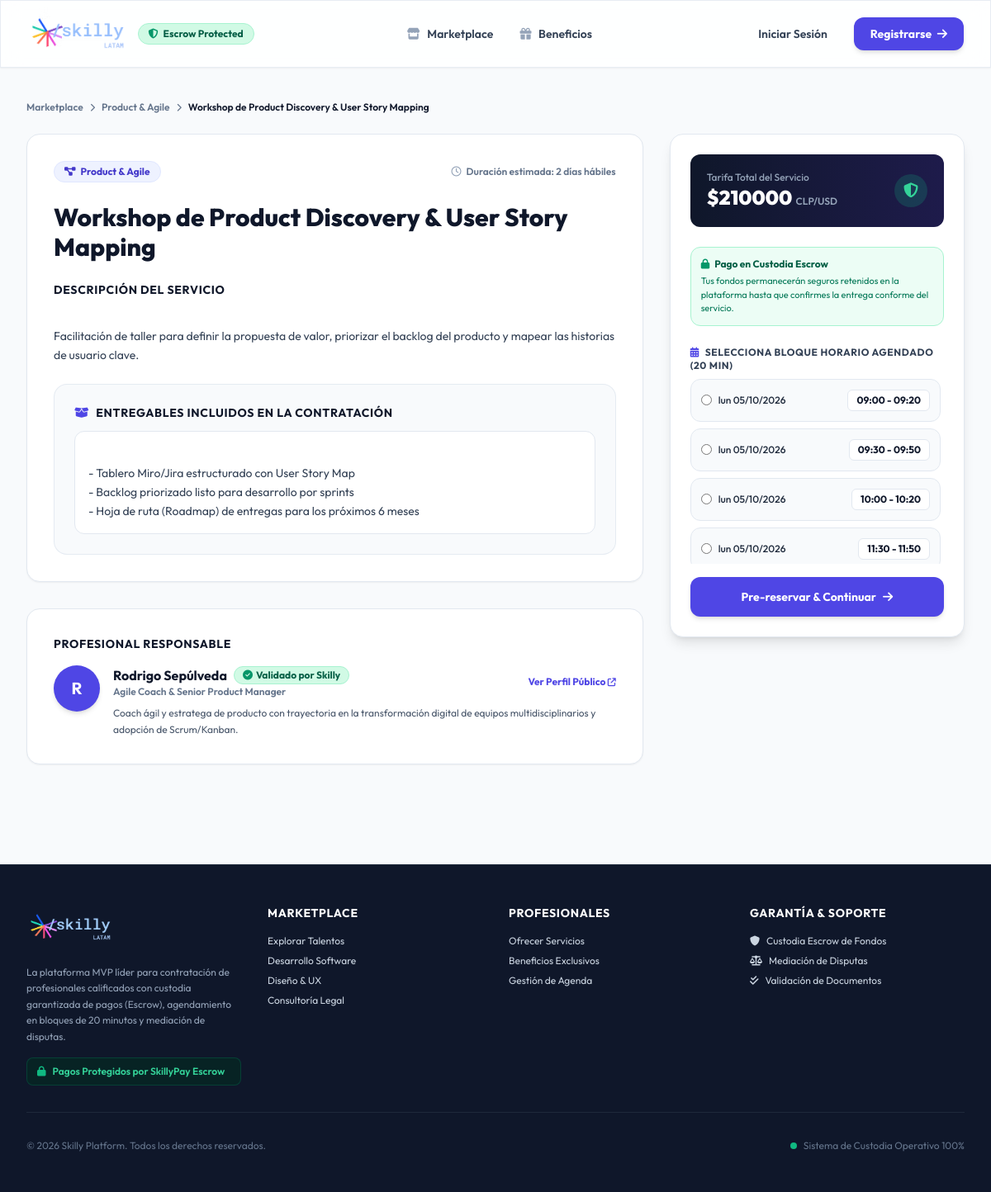
The app's page /services/15/ with its own data.
### apps/services/models.py (models this page shows, shortened)
class Service(models.Model):
    STATUS_BORRADOR = 'BORRADOR'
    STATUS_EN_REVISION = 'EN_REVISION'
    STATUS_APROBADO_CON_MODIFICACIONES = 'APROBADO_CON_MODIFICACIONES'
    STATUS_PUBLICADO = 'PUBLICADO'
    STATUS_RECHAZADO = 'RECHAZADO'
    STATUS_CHOICES = [
        (STATUS_BORRADOR, 'Borrador'),
        (STATUS_EN_REVISION, 'En Revisión por Skilly'),
        (STATUS_APROBADO_CON_MODIFICACIONES, 'Aprobado con Modificaciones'),
        (STATUS_PUBLICADO, 'Publicado'),
        (STATUS_RECHAZADO, 'Rechazado'),
    ]
    professional = models.ForeignKey(
        settings.AUTH_USER_MODEL,
        on_delete=models.CASCADE,
        related_name='services',
        limit_choices_to={'role': 'PROFESIONAL'}
    )
    category = models.ForeignKey(Category, on_delete=models.CASCADE, related_name='services')
    title = models.CharField(max_length=200, verbose_name="Título del Servicio")
    description = models.TextField(verbose_name="Descripción Detallada")
    deliverables = models.TextField(verbose_name="Entregables Incluidos", help_text="Listado de lo que recibirá el cliente")
    estimated_duration = models.CharField(max_length=100, verbose_name="Duración Estimada", help_text="Ej: 2 horas, 3 días hábiles")
    price = models.DecimalField(
        max_digits=10,
        decimal_places=2,
        validators=[MinValueValidator(1.00)],
        verbose_name="Tarifa ($ CLP)"
    )
    original_price = models.DecimalField(
        max_digits=10,
        decimal_places=2,
        blank=True,
        null=True,
        verbose_name="Precio Original Solicitado ($ CLP)"
    )
    status = models.CharField(
        max_length=35,
        choices=STATUS_CHOICES,
        default=STATUS_PUBLICADO,
        verbose_name="Estado de Publicación"
    )
    modified_by_admin = models.BooleanField(default=False, verbose_name="Modificado por Administración")
    admin_feedback = models.TextField(blank=True, null=True, verbose_name="Retroalimentación Administrativa")
    is_active = models.BooleanField(default=True, verbose_name="Servicio Activo")
    created_at = models.DateTimeField(auto_now_add=True)
    class Meta:
        ordering = ['-created_at']

class Category(models.Model):
    name = models.CharField(max_length=100, verbose_name="Nombre de la Categoría")
    slug = models.SlugField(unique=True)
    description = models.TextField(blank=True, verbose_name="Descripción")
    icon = models.CharField(max_length=50, default='fa-briefcase', help_text="Clase de FontAwesome (ej. fa-code, fa-paint-brush)")
    class Meta:
        verbose_name = "Categoría"
        verbose_name_plural = "Categorías"

### apps/users/models.py (models this page shows, shortened)
class CustomUser(AbstractUser):
    ROLE_PROFESIONAL = 'PROFESIONAL'
    ROLE_ORGANIZACION = 'ORGANIZACION'
    ROLE_ADMIN = 'ADMIN'
    ROLE_CHOICES = [
        (ROLE_PROFESIONAL, 'Profesional Independiente'),
        (ROLE_ORGANIZACION, 'Empresa / Organización'),
        (ROLE_ADMIN, 'Administrador Skilly'),
    ]
    role = models.CharField(max_length=20, choices=ROLE_CHOICES, default=ROLE_ORGANIZACION)
    phone = models.CharField(max_length=20, blank=True, null=True, verbose_name="Teléfono de Contacto")
    created_at = models.DateTimeField(auto_now_add=True)

class ProfessionalProfile(models.Model):
    STATUS_PENDIENTE = 'PENDIENTE'
    STATUS_VALIDADO = 'VALIDADO'
    STATUS_RECHAZADO = 'RECHAZADO'
    VALIDATION_CHOICES = [
        (STATUS_PENDIENTE, 'Pendiente de Validación'),
        (STATUS_VALIDADO, 'Validado'),
        (STATUS_RECHAZADO, 'Rechazado'),
    ]
    user = models.OneToOneField(CustomUser, on_delete=models.CASCADE, related_name='professional_profile')
    profession = models.CharField(max_length=150, verbose_name="Profesión / Título Principal")
    bio = models.TextField(blank=True, verbose_name="Biografía / Presentación")
    slug = models.SlugField(unique=True, max_length=150, verbose_name="URL del Perfil público")
    validation_status = models.CharField(max_length=20, choices=VALIDATION_CHOICES, default=STATUS_PENDIENTE)
    rejection_reason = models.TextField(blank=True, null=True, verbose_name="Motivo de Rechazo")
    support_document = models.FileField(
        upload_to='pro_documents/',
        blank=True,
        null=True,
        validators=[validate_file_size],
        verbose_name="Documentos de Respaldo (PDF/Imagen, Máx 5MB)"
    )
    avatar = models.ImageField(upload_to='avatars/', blank=True, null=True, verbose_name="Foto de Perfil")
    hourly_rate = models.DecimalField(max_digits=10, decimal_places=2, default=0, verbose_name="Tarifa por Hora Promedio ($)")
    admin_notes = models.TextField(blank=True, default='', verbose_name="Notas Internas de Administración (Solo Skilly)")
    expelled_at = models.DateTimeField(blank=True, null=True, verbose_name="Fecha de Expulsión")
    is_first_session_completed = models.BooleanField(default=False, verbose_name="Primera Sesión Completada")
    strikes_count = models.PositiveSmallIntegerField(default=0, verbose_name="Contador de Amonestaciones (Strikes)")

### apps/availability/models.py (models this page shows, shortened)
class TimeSlot(models.Model):
    STATUS_DISPONIBLE = 'DISPONIBLE'
    STATUS_PRE_RESERVADO = 'PRE_RESERVADO'
    STATUS_OCUPADO = 'OCUPADO'
    STATUS_CHOICES = [
        (STATUS_DISPONIBLE, 'Disponible'),
        (STATUS_PRE_RESERVADO, 'Pre-reservado (Bloqueo 20m)'),
        (STATUS_OCUPADO, 'Ocupado'),
    ]
    professional = models.ForeignKey(
        settings.AUTH_USER_MODEL,
        on_delete=models.CASCADE,
        related_name='timeslots',
        limit_choices_to={'role': 'PROFESIONAL'}
    )
    date = models.DateField(verbose_name="Fecha")
    start_time = models.TimeField(verbose_name="Hora Inicio")
    end_time = models.TimeField(verbose_name="Hora Fin")
    status = models.CharField(max_length=20, choices=STATUS_CHOICES, default=STATUS_DISPONIBLE)
    reserved_until = models.DateTimeField(blank=True, null=True, help_text="Expiración del bloqueo temporal de 20 minutos")
    class Meta:
        ordering = ['date', 'start_time']
        unique_together = ['professional', 'date', 'start_time']

### apps/services/views.py (the view)
# urls.py: path('services/<int:pk>/', views.service_detail_view, name='service_detail'),
def service_detail_view(request, pk):
    service = get_object_or_404(Service, pk=pk, is_active=True)
    pro_user = service.professional
    pro_profile = getattr(pro_user, 'professional_profile', None)
    available_slots = TimeSlot.objects.filter(
        professional=pro_user,
        status=TimeSlot.STATUS_DISPONIBLE
    ).order_by('date', 'start_time')
    context = {
        'service': service,
        'pro_user': pro_user,
        'pro_profile': pro_profile,
        'available_slots': available_slots,
    }
    return render(request, 'services/detalle_servicio.html', context)

### templates/services/detalle_servicio.html (shortened to what this page needs)
{% extends 'base.html' %}
{% block content %}
<div class="max-w-7xl mx-auto px-4 sm:px-6 lg:px-8 py-10">
    <nav class="flex items-center gap-2 text-xs font-semibold text-slate-500 mb-6">
        <a href="{% url 'services:marketplace' %}" class="hover:text-brand-600">Marketplace</a>
        <i class="fa-solid fa-chevron-right text-[10px]"></i>
        <span>{{ service.category.name }}</span>
        <i class="fa-solid fa-chevron-right text-[10px]"></i>
        <span class="text-slate-900 truncate max-w-xs">{{ service.title }}</span>
    </nav>
    <div class="grid grid-cols-1 lg:grid-cols-3 gap-8">
        <div class="lg:col-span-2 space-y-8">
            <div class="bg-white rounded-2xl p-8 border border-slate-200 shadow-sm space-y-6">
                <div class="flex items-center justify-between">
                    <span class="px-3 py-1 rounded-full text-xs font-bold bg-indigo-50 text-indigo-700 border border-indigo-100 flex items-center gap-1.5">
                        <i class="fa-solid {{ service.category.icon }}"></i> {{ service.category.name }}
                    </span>
                    <span class="text-xs font-semibold text-slate-500 flex items-center gap-1.5">
                        <i class="fa-regular fa-clock text-slate-400"></i> Duración estimada: {{ service.estimated_duration }}
                    </span>
                </div>
                <h1 class="text-2xl sm:text-3xl font-extrabold text-slate-900 leading-snug">
                    {{ service.title }}
                </h1>
                <div class="space-y-3">
                    <h3 class="text-sm font-bold text-slate-900 uppercase tracking-wider">Descripción del Servicio</h3>
                    <p class="text-sm text-slate-700 leading-relaxed whitespace-pre-line">
                        {{ service.description }}
                    </p>
                </div>
                <div class="bg-slate-50 p-6 rounded-2xl border border-slate-200/80 space-y-3">
                    <h3 class="text-sm font-bold text-slate-900 uppercase tracking-wider flex items-center gap-2">
                        <i class="fa-solid fa-box-open text-brand-600"></i> Entregables Incluidos en la Contratación
                    </h3>
                    <div class="text-sm text-slate-700 leading-relaxed whitespace-pre-line bg-white p-4 rounded-xl border border-slate-200">
                        {{ service.deliverables }}
                    </div>
                </div>
            </div>
            <div class="bg-white rounded-2xl p-8 border border-slate-200 shadow-sm space-y-4">
                <h3 class="text-sm font-bold text-slate-900 uppercase tracking-wider">Profesional Responsable</h3>
                <div class="flex items-start gap-4">
                    <div class="w-14 h-14 rounded-full bg-brand-600 text-white font-bold flex items-center justify-center text-xl shadow-md">
                        {{ pro_user.first_name|first|default:pro_user.username|first|upper }}
                    </div>
                    <div class="flex-1 space-y-2">
                        <div class="flex items-center justify-between">
                            <div>
                                <h4 class="text-base font-bold text-slate-900 flex items-center gap-2">
                                    {{ pro_user.get_full_name|default:pro_user.username }}
                                    {% if pro_profile.validation_status == 'VALIDADO' %}
                                        <span class="px-2.5 py-0.5 rounded-full text-xs font-bold bg-emerald-100 text-emerald-800 border border-emerald-200 flex items-center gap-1">
                                            <i class="fa-solid fa-circle-check text-emerald-600"></i> Validado por Skilly
                                        </span>
                                    {% endif %}
                                </h4>
                                <p class="text-xs font-semibold text-slate-500">{{ pro_profile.profession|default:"Profesional Skilly" }}</p>
                            </div>
                            <a href="{% url 'users:public_pro_profile' slug=pro_profile.slug %}" class="text-xs font-bold text-brand-600 hover:underline">
                                Ver Perfil Público <i class="fa-solid fa-arrow-up-right-from-square text-[10px]"></i>
                            </a>
                        </div>
                        <p class="text-xs text-slate-600 leading-relaxed">
                            {{ pro_profile.bio|default:"Sin descripción."|truncatewords:40 }}
                        </p>
                    </div>
                </div>
            </div>
        </div>
        <div class="space-y-6">
            <div class="bg-white rounded-2xl p-6 border border-slate-200 shadow-lg space-y-6 sticky top-24">
                <div class="bg-gradient-to-r from-slate-900 to-indigo-950 text-white p-5 rounded-xl flex items-center justify-between">
                    <div>
                        <span class="text-xs font-medium text-slate-400 block">Tarifa Total del Servicio</span>
                        <span class="text-2xl font-black">${{ service.price|floatformat:0 }} <span class="text-xs font-semibold text-slate-400">CLP/USD</span></span>
                    </div>
                    <div class="w-10 h-10 rounded-full bg-emerald-500/20 text-emerald-400 flex items-center justify-center text-lg">
                        <i class="fa-solid fa-shield-halved"></i>
                    </div>
                </div>
                <div class="p-3 bg-emerald-50 rounded-xl border border-emerald-200 text-xs text-emerald-900 space-y-1">
                    <span class="font-bold block flex items-center gap-1.5 text-emerald-800">
                        <i class="fa-solid fa-lock text-emerald-600"></i> Pago en Custodia Escrow
                    </span>
                    <p class="text-[11px] text-emerald-700 leading-normal">
                        Tus fondos permanecerán seguros retenidos en la plataforma hasta que confirmes la entrega conforme del servicio.
                    </p>
                </div>
                <form action="{% url 'bookings:create' service_id=service.id %}" method="get" class="space-y-4">
                    <div>
                        <label class="block text-xs font-bold text-slate-700 uppercase tracking-wider mb-2">
                            <i class="fa-solid fa-calendar-days mr-1 text-brand-600"></i> Selecciona Bloque Horario Agendado (20 min)
                        </label>
                        {% if available_slots %}
                            <div class="space-y-2 max-h-56 overflow-y-auto pr-1">
                                {% for slot in available_slots %}
                                    <label class="flex items-center justify-between p-3 rounded-xl border border-slate-200 hover:border-brand-500 cursor-pointer bg-slate-50 hover:bg-brand-50/50 transition-all text-xs font-medium">
                                        <div class="flex items-center gap-2">
                                            <input type="radio" name="slot_id" value="{{ slot.id }}" required class="text-brand-600 focus:ring-brand-500">
                                            <span>{{ slot.date|date:"D d/m/Y" }}</span>
                                        </div>
                                        <span class="font-bold text-slate-900 bg-white px-2.5 py-1 rounded-md border border-slate-200 shadow-2xs">
                                            {{ slot.start_time|time:"H:i" }} - {{ slot.end_time|time:"H:i" }}
                                        </span>
                                    </label>
                                {% endfor %}
                            </div>
                        {% else %}
                            <div class="p-4 bg-amber-50 rounded-xl border border-amber-200 text-center text-xs text-amber-900 font-medium">
                                <i class="fa-solid fa-clock text-amber-600 block text-lg mb-1"></i>
                                El profesional no tiene bloques horarios disponibles en este momento.
                            </div>
                        {% endif %}
                    </div>
                    {% if available_slots %}
                        <button type="submit" class="w-full py-3.5 bg-brand-600 hover:bg-brand-700 text-white font-bold rounded-xl shadow-md hover:shadow-lg transition-all transform hover:-translate-y-0.5 flex items-center justify-center gap-2 text-sm">
                            <span>Pre-reservar & Continuar</span>
                            <i class="fa-solid fa-arrow-right"></i>
                        </button>
                    {% endif %}
                </form>
            </div>
        </div>
    </div>
</div>
{% endblock %}

### templates/base.html (style rules this page uses)
body { font-family: 'Outfit', 'Inter', sans-serif; }

### records on screen
Service: category.name "Product & Agile", title "Workshop de Product Discovery & User Story Mapping", estimated_duration "2 días hábiles", description "Facilitación de taller para definir la propuesta de valor, priorizar el backlog del producto y mapear las historias de usuario clave.", deliverables "- Tablero Miro/Jira estructurado con User Story Map - Backlog priorizado listo para desarrollo por sprints - Hoja de ruta (Roadmap) de entregas para los próximos 6 meses", price "210000"
CustomUser: first_name|first "R", get_full_name "Rodrigo Sepúlveda"
ProfessionalProfile: profession "Agile Coach & Senior Product Manager", bio "Coach ágil y estratega de producto con trayectoria en la transformación digital de equipos multidisciplinarios y adopción de Scrum/Kanban."
TimeSlot: date "lun 05/10/2026", start_time "09:00", end_time "09:20"
TimeSlot: date "lun 05/10/2026", start_time "09:30", end_time "09:50"
TimeSlot: date "lun 05/10/2026", start_time "10:00", end_time "10:20"
TimeSlot: date "lun 05/10/2026", start_time "11:30", end_time "11:50"
